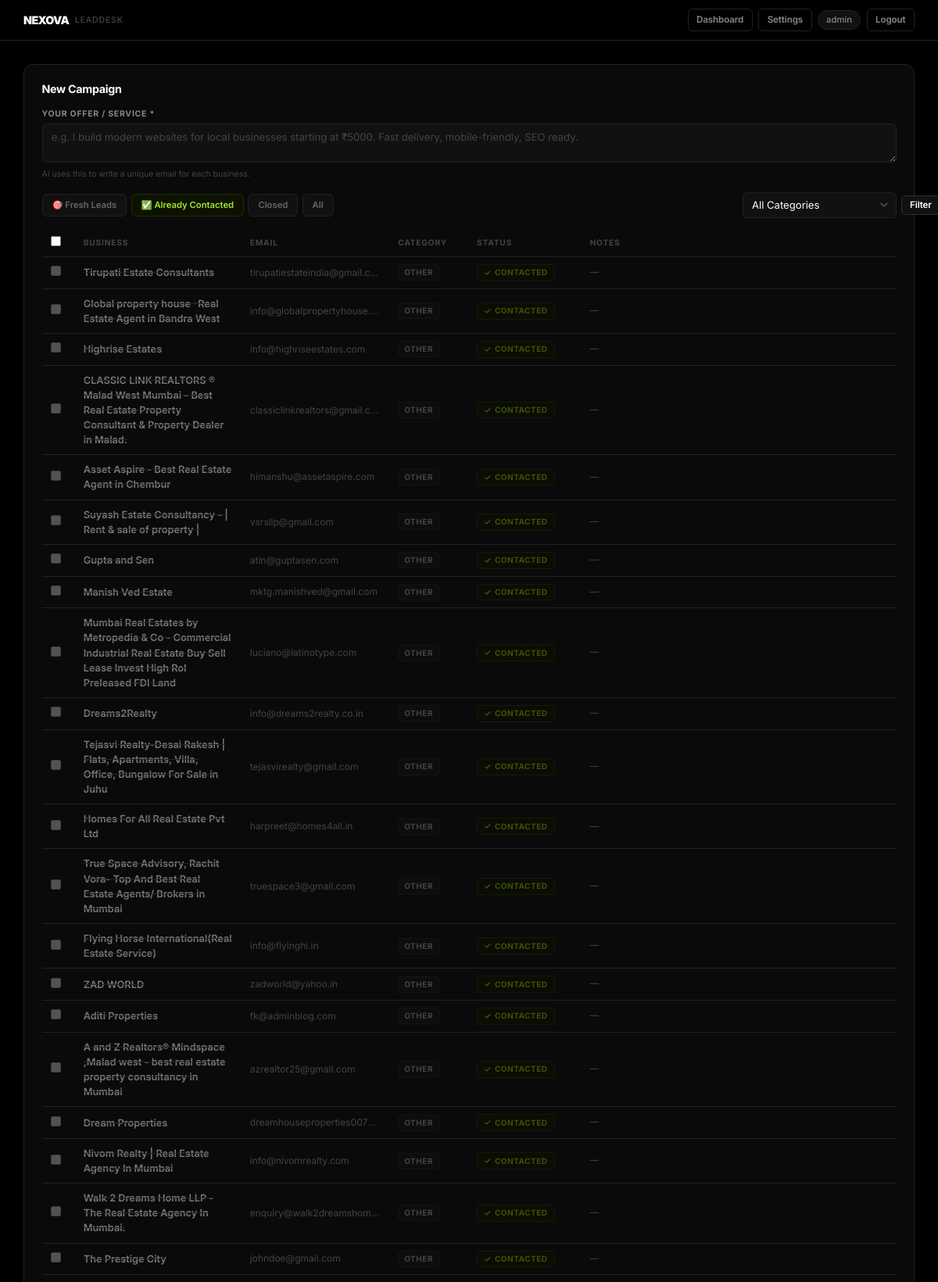
Page /campaign?category=&status=Contacted (signed in, upper part) on the committed database.
### tables this page shows
CREATE TABLE leads (
        id            INTEGER PRIMARY KEY AUTOINCREMENT,
        business_name TEXT    NOT NULL,
        phone         TEXT    NOT NULL UNIQUE,
        email         TEXT    UNIQUE,
        website       TEXT,
        category      TEXT    NOT NULL DEFAULT 'Other',
        notes         TEXT,
        status        TEXT    NOT NULL DEFAULT 'New',
        assigned_to   TEXT    NOT NULL,
        date_added    TEXT    NOT NULL
    );

### app.py (the view)
@app.route("/campaign")
@login_required
def campaign():
    db       = get_db()
    config   = load_config()
    category = request.args.get("category", "")
    status_param = request.args.get("status", "New").strip()
    status = status_param if status_param else "New"
    q, p = "SELECT * FROM leads WHERE email IS NOT NULL AND email!=''", []
    if category: q += " AND category=?"; p.append(category)
    if status != "all": q += " AND status=?"; p.append(status)
    q += " ORDER BY id DESC"
    leads = db.execute(q, p).fetchall()
    base_q, base_p = "SELECT COUNT(*) FROM leads WHERE email IS NOT NULL AND email!=''", []
    if category:
        base_q += " AND category=?"; base_p.append(category)
    total_with_email  = db.execute(base_q, base_p).fetchone()[0]
    contacted_count   = db.execute(
        base_q.replace("COUNT(*)", "COUNT(*)") +
        " AND status='Contacted'", base_p).fetchone()[0]
    logs = db.execute("""
        SELECT cl.*, l.business_name FROM campaign_logs cl
        JOIN leads l ON cl.lead_id=l.id
        ORDER BY cl.id DESC LIMIT 50
    """).fetchall()
    return render_template("campaign.html",
        leads=leads, logs=logs, config=config,
        categories=CATEGORIES, statuses=STATUSES,
        current_user=session["user"],
        active_category=category, active_status=status,
        total_with_email=total_with_email,
        contacted_count=contacted_count)

### app.py (called while the page is built)
def load_config():
    if os.path.exists(CONFIG_PATH):
        with open(CONFIG_PATH) as f:
            return json.load(f)
    return {}

def get_db():
    if "db" not in g:
        g.db = sqlite3.connect(DB_PATH)
        g.db.row_factory = sqlite3.Row
    return g.db

def login_required(f):
    @wraps(f)
    def decorated(*args, **kwargs):
        if "user" not in session:
            return redirect(url_for("login"))
        return f(*args, **kwargs)
    return decorated

### templates/campaign.html (shortened to what this page needs)
<!DOCTYPE html>
<html lang="en">
<head>
  <link rel="stylesheet" href="{{ url_for('static', filename='style.css') }}" />
</head>
<body>
  <nav class="topnav">
    <div class="topnav-brand">
      <span class="brand-name">NEXOVA</span>
      <span class="brand-sub">LeadDesk</span>
    </div>
    <div class="topnav-right">
      <a href="{{ url_for('dashboard') }}" class="btn btn-ghost btn-sm">Dashboard</a>
      <a href="{{ url_for('settings') }}" class="btn btn-ghost btn-sm">Settings</a>
      <span class="nav-user">{{ current_user }}</span>
      <a href="{{ url_for('logout') }}" class="btn btn-ghost btn-sm">Logout</a>
    </div>
  </nav>
  <div class="page-container">
    <section class="card">
      <h2 class="section-title">New Campaign</h2>
      <div class="form-group" style="margin-bottom:1rem;">
        <label>Your Offer / Service *</label>
        <textarea id="offerText" rows="2"
          placeholder="e.g. I build modern websites for local businesses starting at ₹5000. Fast delivery, mobile-friendly, SEO ready."></textarea>
        <span class="field-hint">AI uses this to write a unique email for each business.</span>
      </div>
      <div style="margin-bottom:1rem;">
        <div style="display:flex;align-items:center;justify-content:space-between;flex-wrap:wrap;gap:0.75rem;">
          <div class="filter-tabs">
            <a href="{{ url_for('campaign', category=active_category, status='New') }}"
               class="filter-tab {% if active_status=='New' %}active{% endif %}">
              🎯 Fresh Leads
            </a>
            <a href="{{ url_for('campaign', category=active_category, status='Contacted') }}"
               class="filter-tab {% if active_status=='Contacted' %}active-contacted{% endif %}">
              ✅ Already Contacted
            </a>
            <a href="{{ url_for('campaign', category=active_category, status='Closed') }}"
               class="filter-tab {% if active_status=='Closed' %}active{% endif %}">
              Closed
            </a>
            <a href="{{ url_for('campaign', category=active_category, status='all') }}"
               class="filter-tab {% if active_status=='all' %}active{% endif %}">
              All
            </a>
          </div>
          <form method="GET" action="{{ url_for('campaign') }}">
            <div style="display:flex;gap:0.4rem;align-items:center;">
              <select name="category" class="filter-select" style="min-width:140px;">
                <option value="">All Categories</option>
              </select>
              <button type="submit" class="btn btn-secondary btn-sm">Filter</button>
            </div>
          </form>
        </div>
      </div>
      {% if leads %}
      <div class="table-wrap" style="margin-bottom:1rem;">
        <table>
          <thead>
            <tr>
              <th><input type="checkbox" id="selectAll" title="Select all fresh leads" /></th>
              <th>Business</th>
              <th>Email</th>
              <th>Category</th>
              <th>Status</th>
              <th>Notes</th>
            </tr>
          </thead>
          <tbody>
            {% for lead in leads %}
            <tr class="{% if lead.status == 'Contacted' or lead.status == 'Closed' %}row-contacted{% endif %}">
              <td>
                {% if lead.status == 'Contacted' or lead.status == 'Closed' %}
                  <input type="checkbox" class="lead-cb" value="{{ lead.id }}" disabled title="Already contacted" />
                {% else %}
                  <input type="checkbox" class="lead-cb" value="{{ lead.id }}" />
                {% endif %}
              </td>
              <td class="td-name">{{ lead.business_name }}</td>
              <td class="td-email">{{ lead.email }}</td>
              <td><span class="tag tag-cat">{{ lead.category }}</span></td>
              <td>
                {% if lead.status == 'Contacted' %}
                  <span class="pill-contacted">Contacted</span>
                {% elif lead.status == 'Closed' %}
                  <span class="pill-closed">Closed</span>
                {% else %}
                  <span class="pill-new">New</span>
                {% endif %}
              </td>
              <td style="color:var(--text-muted);font-size:0.78rem;">{{ lead.notes or '—' }}</td>
            </tr>
            {% endfor %}
          </tbody>
        </table>
      </div>
      {% endif %}
    </section>
  </div>
</body>
</html>

### static/style.css (style rules this page uses)
:root { --bg: #000000; --bg-card: #0a0a0a; --bg-input: #111111; --bg-hover: #161616; --border: #222222; --border-light: #2e2e2e; --text: #ffffff; --text-muted: #888888; --text-dim: #444444; --green: #22c55e; --red: #ef4444; --radius: 12px; --radius-sm: 8px; --radius-xs: 6px; }
*, *::before, *::after { box-sizing: border-box; margin: 0; padding: 0; }
html { font-size: 15px; }
body { font-family: 'Inter', -apple-system, BlinkMacSystemFont, sans-serif; background: var(--bg); color: var(--text); min-height: 100vh; line-height: 1.5; -webkit-font-smoothing: antialiased; }
a { color: inherit; text-decoration: none; }
h1, h2, h3 { font-weight: 700; letter-spacing: -0.03em; line-height: 1.1; }
.topnav { display: flex; align-items: center; justify-content: space-between; padding: 0 2rem; height: 52px; background: rgba(0, 0, 0, 0.95); border-bottom: 1px solid var(--border); position: sticky; top: 0; z-index: 100; backdrop-filter: blur(12px); }
.topnav-brand { display: flex; align-items: center; gap: 0.5rem; }
.brand-name { font-size: 0.95rem; font-weight: 900; letter-spacing: -0.04em; color: #fff; }
.brand-sub { font-size: 0.7rem; font-weight: 500; color: var(--text-dim); letter-spacing: 0.08em; text-transform: uppercase; }
.topnav-right { display: flex; align-items: center; gap: 0.5rem; }
.nav-user { font-size: 0.75rem; color: var(--text-muted); font-weight: 500; background: var(--bg-input); padding: 3px 10px; border-radius: 20px; border: 1px solid var(--border); }
.page-container { max-width: 1320px; margin: 0 auto; padding: 2rem 2rem 5rem; display: flex; flex-direction: column; gap: 1rem; }
.card { background: var(--bg-card); border: 1px solid var(--border); border-radius: var(--radius); padding: 1.5rem; }
.section-title { font-size: 0.95rem; font-weight: 700; letter-spacing: -0.02em; margin-bottom: 1.1rem; display: flex; align-items: center; gap: 0.6rem; color: #fff; }
.form-group { display: flex; flex-direction: column; gap: 0.3rem; }
label { font-size: 0.7rem; font-weight: 700; color: var(--text-muted); letter-spacing: 0.07em; text-transform: uppercase; }
input[type="text"], input[type="email"], input[type="password"], select, textarea { background: var(--bg-input); border: 1px solid var(--border); border-radius: var(--radius-xs); color: var(--text); font-family: 'Inter', sans-serif; font-size: 0.875rem; font-weight: 400; padding: 0.55rem 0.75rem; width: 100%; transition: border-color 0.12s; outline: none; }
input::placeholder, textarea::placeholder { color: var(--text-dim); }
select { appearance: none; background-repeat: no-repeat; background-position: right 10px center; padding-right: 2rem; cursor: pointer; }
textarea { resize: vertical; }
.field-hint { font-size: 0.7rem; color: var(--text-dim); margin-top: 2px; line-height: 1.5; }
.btn { display: inline-flex; align-items: center; justify-content: center; gap: 0.35rem; padding: 0.5rem 1.1rem; border-radius: var(--radius-xs); font-family: 'Inter', sans-serif; font-size: 0.825rem; font-weight: 600; cursor: pointer; border: 1px solid transparent; transition: all 0.12s; white-space: nowrap; text-decoration: none; letter-spacing: -0.01em; }
.btn-secondary { background: var(--bg-input); color: var(--text); border-color: var(--border-light); }
.btn-ghost { background: transparent; color: var(--text-muted); border-color: var(--border); }
.btn-sm { font-size: 0.775rem; padding: 0.3rem 0.7rem; }
.filter-select { min-width: 140px; flex: 0 0 auto; }
.table-wrap { overflow-x: auto; }
table { width: 100%; border-collapse: collapse; font-size: 0.85rem; }
thead th { font-size: 0.68rem; font-weight: 700; text-transform: uppercase; letter-spacing: 0.08em; color: var(--text-dim); padding: 0.55rem 0.75rem; border-bottom: 1px solid var(--border); text-align: left; white-space: nowrap; }
tbody tr { border-bottom: 1px solid var(--border); transition: background 0.1s; }
td { padding: 0.6rem 0.75rem; vertical-align: middle; }
.td-name { font-weight: 600; font-size: 0.85rem; max-width: 180px; }
.td-email { color: var(--text-muted); font-size: 0.8rem; max-width: 160px; overflow: hidden; text-overflow: ellipsis; white-space: nowrap; }
.tag { display: inline-block; font-size: 0.67rem; font-weight: 700; letter-spacing: 0.05em; text-transform: uppercase; padding: 2px 7px; border-radius: 4px; white-space: nowrap; }
.tag-cat { background: var(--bg-input); color: var(--text-muted); border: 1px solid var(--border); }

### rows in the picture
leads: business_name "Tirupati Estate Consultants", email "tirupatiestateindia@gmail.c…", category "OTHER", status "CONTACTED", notes "—"
leads: business_name "Global property house -Real Estate Agent in Bandra West", email "info@globalpropertyhouse.…", category "OTHER", status "CONTACTED", notes "—"
leads: business_name "Highrise Estates", email "info@highriseestates.com", category "OTHER", status "CONTACTED", notes "—"
leads: business_name "CLASSIC LINK REALTORS ® Malad West Mumbai - Best Real Estate Property Consultant & Property Dealer in Malad.", email "classiclinkrealtors@gmail.c…", category "OTHER", status "CONTACTED", notes "—"
leads: business_name "Asset Aspire - Best Real Estate Agent in Chembur", email "himanshu@assetaspire.com", category "OTHER", status "CONTACTED", notes "—"
leads: business_name "Suyash Estate Consultancy - | Rent & sale of property |", email "vsrsllp@gmail.com", category "OTHER", status "CONTACTED", notes "—"
leads: business_name "Gupta and Sen", email "atin@guptasen.com", category "OTHER", status "CONTACTED", notes "—"
leads: business_name "Manish Ved Estate", email "mktg.manishved@gmail.com", category "OTHER", status "CONTACTED", notes "—"
leads: business_name "Mumbai Real Estates by Metropedia & Co - Commercial Industrial Real Estate Buy Sell Lease Invest High RoI Preleased FDI Land", email "luciano@latinotype.com", category "OTHER", status "CONTACTED", notes "—"
leads: business_name "Dreams2Realty", email "info@dreams2realty.co.in", category "OTHER", status "CONTACTED", notes "—"
leads: business_name "Tejasvi Realty-Desai Rakesh | Flats, Apartments, Villa, Office, Bungalow For Sale in Juhu", email "tejasvirealty@gmail.com", category "OTHER", status "CONTACTED", notes "—"
leads: business_name "Homes For All Real Estate Pvt Ltd", email "harpreet@homes4all.in", category "OTHER", status "CONTACTED", notes "—"
leads: business_name "True Space Advisory, Rachit Vora- Top And Best Real Estate Agents/ Brokers in Mumbai", email "truespace3@gmail.com", category "OTHER", status "CONTACTED", notes "—"
leads: business_name "Flying Horse International(Real Estate Service)", email "info@flyinghi.in", category "OTHER", status "CONTACTED", notes "—"
leads: business_name "ZAD WORLD", email "zadworld@yahoo.in", category "OTHER", status "CONTACTED", notes "—"
leads: business_name "Aditi Properties", email "fk@adminblog.com", category "OTHER", status "CONTACTED", notes "—"
leads: business_name "A and Z Realtors® Mindspace ,Malad west - best real estate property consultancy in Mumbai", email "azrealtor25@gmail.com", category "OTHER", status "CONTACTED", notes "—"
leads: business_name "Dream Properties", email "dreamhouseproperties007…", category "OTHER", status "CONTACTED", notes "—"
leads: business_name "Nivom Realty | Real Estate Agency In Mumbai", email "info@nivomrealty.com", category "OTHER", status "CONTACTED", notes "—"
leads: business_name "Walk 2 Dreams Home LLP - The Real Estate Agency In Mumbai.", email "enquiry@walk2dreamshom…", category "OTHER", status "CONTACTED", notes "—"
leads: business_name "The Prestige City", email "johndoe@gmail.com", category "OTHER", status "CONTACTED", notes "—"

### other values in the picture
{{ current_user }} "admin"
